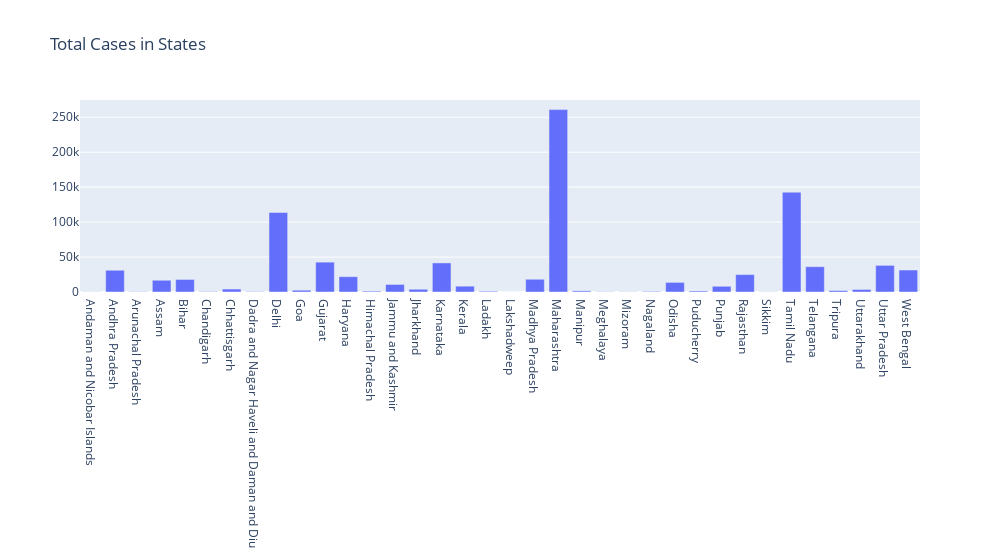

Source (notebook cell):
### Code cell
data = go.Data([go.Bar(x=states_cases['States'], y=states_cases['Total Cases'], orientation='v')])
layout = go.Layout(title="Total Cases in States", width=1000)
fig = go.Figure(data=data, layout=layout)
iplot(fig)

### Figure 1 — Plotly figure (JSON) as saved in the notebook; plotly's stock layout.template omitted (floating-point values rounded to 4 significant figures)
{"data": [{"orientation": "v", "type": "bar", "x": ["Andaman and Nicobar Islands", "Andhra Pradesh", "Arunachal Pradesh", "Assam", "Bihar", "Chandigarh", "Chhattisgarh", "Dadra and Nagar Haveli and Daman and Diu", "Delhi", "Goa", "Gujarat", "Haryana", "Himachal Pradesh", "Jammu and Kashmir", "Jharkhand", "Karnataka", "Kerala", "Ladakh", "Lakshadweep", "Madhya Pradesh", "Maharashtra", "Manipur", "Meghalaya", "Mizoram", "Nagaland", "Odisha", "Puducherry", "Punjab", "Rajasthan", "Sikkim", "Tamil Nadu", "Telangana", "Tripura", "Uttarakhand", "Uttar Pradesh", "West Bengal"], "y": [166, 31103, 387, 16806, 17959, 588, 4217, 495, 113740, 2583, 42722, 21894, 1243, 10827, 3898, 41581, 8322, 1093, 0, 18207, 260924, 1626, 318, 233, 845, 13737, 1468, 8178, 24936, 192, 142798, 36221, 2080, 3608, 38130, 31448]}], "layout": {"title": {"text": "Total Cases in States"}, "width": 1000}}
